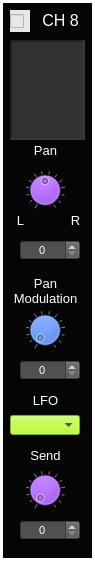
  <widget class="CustomFrame" name="frame_MixerChannel_8">
   <property name="geometry">
    <rect>
     <x>710</x>
     <y>10</y>
     <width>95</width>
     <height>561</height>
    </rect>
   </property>
   <property name="styleSheet">
    <string notr="true">background-color: rgb(5, 5, 5);
color: rgb(255, 255, 255);</string>
   </property>
   <property name="frameShape">
    <enum>QFrame::Panel</enum>
   </property>
   <property name="frameShadow">
    <enum>QFrame::Plain</enum>
   </property>
   <property name="lineWidth">
    <number>3</number>
   </property>
   <property name="midLineWidth">
    <number>1</number>
   </property>
   <widget class="QLabel" name="label_ADSRtitle_8">
    <property name="geometry">
     <rect>
      <x>40</x>
      <y>10</y>
      <width>41</width>
      <height>20</height>
     </rect>
    </property>
    <property name="font">
     <font>
      <pointsize>12</pointsize>
     </font>
    </property>
    <property name="styleSheet">
     <string notr="true">color: rgb(255, 255, 255);</string>
    </property>
    <property name="text">
     <string>CH 8</string>
    </property>
    <property name="alignment">
     <set>Qt::AlignCenter</set>
    </property>
   </widget>
   <widget class="QTextEdit" name="textEdit_MixerChanText_8">
    <property name="geometry">
     <rect>
      <x>10</x>
      <y>40</y>
      <width>75</width>
      <height>100</height>
     </rect>
    </property>
    <property name="focusPolicy">
     <enum>Qt::NoFocus</enum>
    </property>
    <property name="styleSheet">
     <string notr="true">background-color: rgb(50,50,50);</string>
    </property>
    <property name="frameShape">
     <enum>QFrame::Panel</enum>
    </property>
    <property name="lineWidth">
     <number>2</number>
    </property>
    <property name="midLineWidth">
     <number>2</number>
    </property>
    <property name="readOnly">
     <bool>true</bool>
    </property>
   </widget>
   <widget class="QLabel" name="label_171">
    <property name="geometry">
     <rect>
      <x>25</x>
      <y>140</y>
      <width>41</width>
      <height>21</height>
     </rect>
    </property>
    <property name="font">
     <font>
      <pointsize>10</pointsize>
     </font>
    </property>
    <property name="styleSheet">
     <string notr="true">color: rgb(255, 255, 255);</string>
    </property>
    <property name="text">
     <string>Pan</string>
    </property>
    <property name="alignment">
     <set>Qt::AlignCenter</set>
    </property>
   </widget>
   <widget class="CustomDial" name="dial_MixerChPan_8">
    <property name="geometry">
     <rect>
      <x>25</x>
      <y>170</y>
      <width>40</width>
      <height>40</height>
     </rect>
    </property>
    <property name="focusPolicy">
     <enum>Qt::NoFocus</enum>
    </property>
    <property name="styleSheet">
     <string notr="true">background-color: rgb(170, 85, 255);</string>
    </property>
    <property name="minimum">
     <number>0</number>
    </property>
    <property name="maximum">
     <number>100</number>
    </property>
    <property name="value">
     <number>50</number>
    </property>
    <property name="wrapping">
     <bool>false</bool>
    </property>
    <property name="notchTarget">
     <double>8.000000000000000</double>
    </property>
    <property name="notchesVisible">
     <bool>true</bool>
    </property>
   </widget>
   <widget class="QLabel" name="label_172">
    <property name="geometry">
     <rect>
      <x>10</x>
      <y>210</y>
      <width>21</width>
      <height>21</height>
     </rect>
    </property>
    <property name="font">
     <font>
      <pointsize>10</pointsize>
     </font>
    </property>
    <property name="styleSheet">
     <string notr="true">color: rgb(255, 255, 255);</string>
    </property>
    <property name="text">
     <string>L</string>
    </property>
    <property name="alignment">
     <set>Qt::AlignCenter</set>
    </property>
   </widget>
   <widget class="QLabel" name="label_173">
    <property name="geometry">
     <rect>
      <x>65</x>
      <y>210</y>
      <width>21</width>
      <height>21</height>
     </rect>
    </property>
    <property name="font">
     <font>
      <pointsize>10</pointsize>
     </font>
    </property>
    <property name="styleSheet">
     <string notr="true">color: rgb(255, 255, 255);</string>
    </property>
    <property name="text">
     <string>R</string>
    </property>
    <property name="alignment">
     <set>Qt::AlignCenter</set>
    </property>
   </widget>
   <widget class="QLabel" name="label_174">
    <property name="geometry">
     <rect>
      <x>10</x>
      <y>270</y>
      <width>71</width>
      <height>41</height>
     </rect>
    </property>
    <property name="font">
     <font>
      <pointsize>10</pointsize>
     </font>
    </property>
    <property name="styleSheet">
     <string notr="true">color: rgb(255, 255, 255);</string>
    </property>
    <property name="text">
     <string>Pan
Modulation</string>
    </property>
    <property name="alignment">
     <set>Qt::AlignCenter</set>
    </property>
   </widget>
   <widget class="QLabel" name="label_175">
    <property name="geometry">
     <rect>
      <x>25</x>
      <y>445</y>
      <width>41</width>
      <height>21</height>
     </rect>
    </property>
    <property name="font">
     <font>
      <pointsize>10</pointsize>
     </font>
    </property>
    <property name="styleSheet">
     <string notr="true">color: rgb(255, 255, 255);</string>
    </property>
    <property name="text">
     <string>Send</string>
    </property>
    <property name="alignment">
     <set>Qt::AlignCenter</set>
    </property>
   </widget>
   <widget class="CustomDial" name="dial_MixerChSend_8">
    <property name="geometry">
     <rect>
      <x>25</x>
      <y>470</y>
      <width>40</width>
      <height>40</height>
     </rect>
    </property>
    <property name="focusPolicy">
     <enum>Qt::NoFocus</enum>
    </property>
    <property name="styleSheet">
     <string notr="true">background-color: rgb(170, 85, 255);</string>
    </property>
    <property name="maximum">
     <number>100</number>
    </property>
    <property name="value">
     <number>0</number>
    </property>
    <property name="wrapping">
     <bool>false</bool>
    </property>
    <property name="notchTarget">
     <double>8.000000000000000</double>
    </property>
    <property name="notchesVisible">
     <bool>true</bool>
    </property>
   </widget>
   <widget class="CustomComboBox" name="comboBox_MixerChPanModLfo_8">
    <property name="geometry">
     <rect>
      <x>10</x>
      <y>415</y>
      <width>70</width>
      <height>20</height>
     </rect>
    </property>
    <property name="font">
     <font>
      <pointsize>8</pointsize>
     </font>
    </property>
    <property name="focusPolicy">
     <enum>Qt::NoFocus</enum>
    </property>
    <property name="styleSheet">
     <string notr="true">selection-background-color: rgb(255, 0, 0);
color: rgb(0,0,0);
border-color: rgb(0, 0, 0);
background-color: rgb(170, 255, 0);
</string>
    </property>
    <property name="currentText">
     <string/>
    </property>
    <property name="currentIndex">
     <number>-1</number>
    </property>
    <property name="maxVisibleItems">
     <number>4</number>
    </property>
   </widget>
   <widget class="QLabel" name="label_103">
    <property name="geometry">
     <rect>
      <x>20</x>
      <y>390</y>
      <width>51</width>
      <height>21</height>
     </rect>
    </property>
    <property name="font">
     <font>
      <pointsize>10</pointsize>
     </font>
    </property>
    <property name="styleSheet">
     <string notr="true">color: rgb(255, 255, 255);</string>
    </property>
    <property name="text">
     <string>LFO</string>
    </property>
    <property name="alignment">
     <set>Qt::AlignCenter</set>
    </property>
   </widget>
   <widget class="CustomDial" name="dial_MixerChPanModLevel_8">
    <property name="geometry">
     <rect>
      <x>25</x>
      <y>310</y>
      <width>40</width>
      <height>40</height>
     </rect>
    </property>
    <property name="focusPolicy">
     <enum>Qt::NoFocus</enum>
    </property>
    <property name="styleSheet">
     <string notr="true">background-color: rgb(0, 85, 255);</string>
    </property>
    <property name="minimum">
     <number>0</number>
    </property>
    <property name="maximum">
     <number>100</number>
    </property>
    <property name="value">
     <number>0</number>
    </property>
    <property name="wrapping">
     <bool>false</bool>
    </property>
    <property name="notchTarget">
     <double>8.000000000000000</double>
    </property>
    <property name="notchesVisible">
     <bool>true</bool>
    </property>
   </widget>
   <widget class="QSpinBox" name="spinBox_MixerChPanModLevel_8">
    <property name="geometry">
     <rect>
      <x>20</x>
      <y>360</y>
      <width>60</width>
      <height>20</height>
     </rect>
    </property>
    <property name="font">
     <font>
      <pointsize>8</pointsize>
     </font>
    </property>
    <property name="focusPolicy">
     <enum>Qt::NoFocus</enum>
    </property>
    <property name="styleSheet">
     <string notr="true">background-color: rgb(80,80,80);
color: rgb(255, 255, 255);</string>
    </property>
    <property name="alignment">
     <set>Qt::AlignCenter</set>
    </property>
    <property name="readOnly">
     <bool>false</bool>
    </property>
    <property name="accelerated">
     <bool>true</bool>
    </property>
    <property name="maximum">
     <number>100</number>
    </property>
    <property name="value">
     <number>0</number>
    </property>
   </widget>
   <widget class="CustomCheckBox" name="checkBox_MixerChanActivity_8">
    <property name="geometry">
     <rect>
      <x>10</x>
      <y>10</y>
      <width>20</width>
      <height>22</height>
     </rect>
    </property>
    <property name="font">
     <font>
      <pointsize>12</pointsize>
     </font>
    </property>
    <property name="focusPolicy">
     <enum>Qt::NoFocus</enum>
    </property>
    <property name="styleSheet">
     <string notr="true">background-color: rgb(231, 231, 231);</string>
    </property>
    <property name="text">
     <string/>
    </property>
    <property name="checkable">
     <bool>true</bool>
    </property>
   </widget>
   <widget class="QSpinBox" name="spinBox_MixerChPan_8">
    <property name="geometry">
     <rect>
      <x>20</x>
      <y>240</y>
      <width>60</width>
      <height>20</height>
     </rect>
    </property>
    <property name="font">
     <font>
      <pointsize>8</pointsize>
     </font>
    </property>
    <property name="focusPolicy">
     <enum>Qt::NoFocus</enum>
    </property>
    <property name="styleSheet">
     <string notr="true">background-color: rgb(80,80,80);
color: rgb(255, 255, 255);</string>
    </property>
    <property name="alignment">
     <set>Qt::AlignCenter</set>
    </property>
    <property name="readOnly">
     <bool>false</bool>
    </property>
    <property name="accelerated">
     <bool>true</bool>
    </property>
    <property name="maximum">
     <number>100</number>
    </property>
    <property name="value">
     <number>0</number>
    </property>
   </widget>
   <widget class="QSpinBox" name="spinBox_MixerChSend_8">
    <property name="geometry">
     <rect>
      <x>20</x>
      <y>520</y>
      <width>60</width>
      <height>20</height>
     </rect>
    </property>
    <property name="font">
     <font>
      <pointsize>8</pointsize>
     </font>
    </property>
    <property name="focusPolicy">
     <enum>Qt::NoFocus</enum>
    </property>
    <property name="styleSheet">
     <string notr="true">background-color: rgb(80,80,80);
color: rgb(255, 255, 255);</string>
    </property>
    <property name="alignment">
     <set>Qt::AlignCenter</set>
    </property>
    <property name="readOnly">
     <bool>false</bool>
    </property>
    <property name="accelerated">
     <bool>true</bool>
    </property>
    <property name="maximum">
     <number>100</number>
    </property>
    <property name="value">
     <number>0</number>
    </property>
   </widget>
  </widget>
